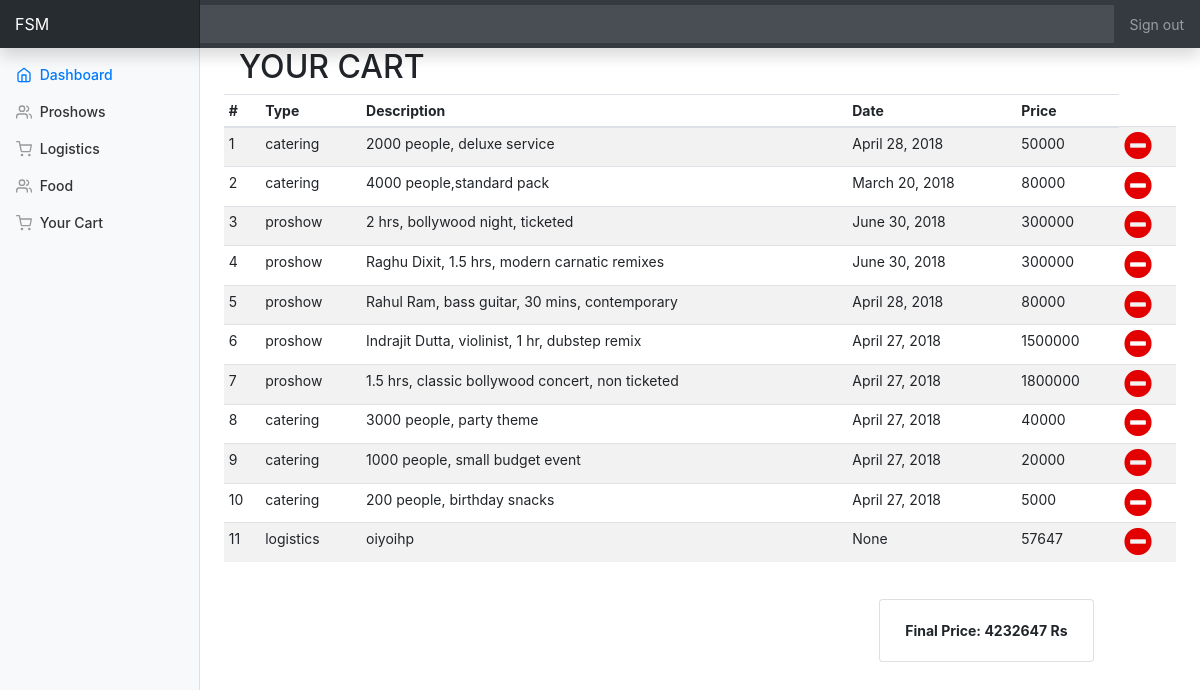
Screenshot of /cart/ (signed in) with the database file from the repository.
### mainapp/models.py (models this page shows)
class Contract(models.Model):
    CONTRACT_TYPE_CHOICES = (
        ('proshow','proshow'),
        ('catering','catering'),
        ('logistics','logistics'),
    )
    vendor = models.ForeignKey(
        User,
        on_delete = models.CASCADE,
        limit_choices_to = Q(user_type = 2), # type 2 = vendor
        related_name = 'vendor',
        null = True,
    )
    organiser = models.ForeignKey(
        User,
        on_delete = models.CASCADE,
        limit_choices_to = Q(user_type = 1), # type 1 = organiser
        related_name = 'organiser',
        null = True,
    )
    description = models.CharField(max_length = 500)
    date_of_contract = models.DateField(null = True)
    price = models.IntegerField(null = True)
    contract_type = models.CharField(null = True, max_length = 20, choices = CONTRACT_TYPE_CHOICES)

### mainapp/views.py (the view)
# urls.py: path('cart/', views.cart, name = 'cart'),
def cart(request):
    user = User.objects.get(id=request.session['_auth_user_id'])
    if user.user_type == 1:     # organiser type
        current_contracts = Contract.objects.filter(organiser = user)
        cart_total = 0
        for contr in current_contracts:
            cart_total += contr.price
        context = {
            'current_contracts': current_contracts,
            'cart_total': cart_total,
        }
        return render(request, 'cart.html', context)
    elif user.user_type == 2:
        return HttpResponse('Cart feature not available for vendors')

### mainapp/templates/cart.html (shortened to what this page needs)
{% extends "base.html" %}
{% block body %}
    <div id="cart class="row">
        <div class="col-md-10">
          <h2>YOUR CART</h2>
        </div>
      </div>
      <div class="table-responsive">
        <table class="table table-striped table-sm">
          <thead>
          <tr>
            <th>#</th>
            <th>Type</th>
            <th>Description</th>
            <th>Date</th>
            <th>Price</th>
          </tr>
          </thead>
          <tbody>
          {% for curr in current_contracts %}
          <tr>
            <td>{{forloop.counter}}</td>
             <td>{{curr.contract_type}}</td>
            <td>{{curr.description}}</td>
            <td>{{curr.date_of_contract}}</td>
            <td>{{curr.price}}</td>
            <td><a href="/contract/removefromcart/{{ curr.id }}/"><i class="fas fa-minus-circle fa-2x" style="color:rgb(226, 0, 0);"></i></a></td>
          </tr>
          {% endfor %}
          </tbody>
        </table>
      </div>
      <br>
	    <div class="row">
	    	<div class="col-md-8"></div>
	      	<div class="col-md-3">
				<div class="card">
					<div class="card-body ">
						<p class="card-text" style="text-align: center;"><strong>Final Price: {{ cart_total }} Rs</strong></p>
					</div>
				</div>
			</div>
		</div>
{% endblock %}

### mainapp/static/style.css (style rules this page uses)
body { font-size: .875rem; }

### rows the page displays
Contract: contract_type "catering", description "2000 people, deluxe service", date_of_contract "April 28, 2018", price "50000"
Contract: contract_type "catering", description "4000 people,standard pack", date_of_contract "March 20, 2018", price "80000"
Contract: contract_type "proshow", description "2 hrs, bollywood night, ticketed", date_of_contract "June 30, 2018", price "300000"
Contract: contract_type "proshow", description "Raghu Dixit, 1.5 hrs, modern carnatic remixes", date_of_contract "June 30, 2018", price "300000"
Contract: contract_type "proshow", description "Rahul Ram, bass guitar, 30 mins, contemporary", date_of_contract "April 28, 2018", price "80000"
Contract: contract_type "proshow", description "Indrajit Dutta, violinist, 1 hr, dubstep remix", date_of_contract "April 27, 2018", price "1500000"
Contract: contract_type "proshow", description "1.5 hrs, classic bollywood concert, non ticketed", date_of_contract "April 27, 2018", price "1800000"
Contract: contract_type "catering", description "3000 people, party theme", date_of_contract "April 27, 2018", price "40000"
Contract: contract_type "catering", description "1000 people, small budget event", date_of_contract "April 27, 2018", price "20000"
Contract: contract_type "catering", description "200 people, birthday snacks", date_of_contract "April 27, 2018", price "5000"
Contract: contract_type "logistics", description "oiyoihp", date_of_contract "None", price "57647"

### other values shown
{{ cart_total }} "4232647"
